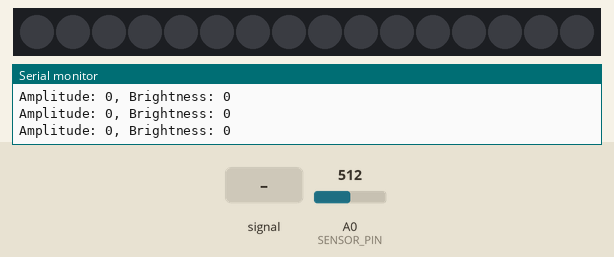
A sketch run on a simulated Arduino Uno, built with avr-gcc and run on an emulated ATmega328P. Parts: 16 RGB LEDs in strip order, left to right, the last lines printed to the serial monitor. The inputs (shaded band) are chosen by the test bench; at power-on: A0 (SENSOR_PIN) = 512. Dim RGB values are drawn brighter than linear.

Above: at 1.2 s.
1.3 s: A0 (SENSOR_PIN) fed a 200 Hz sine of ±255 counts around its level
At 1.64 s:
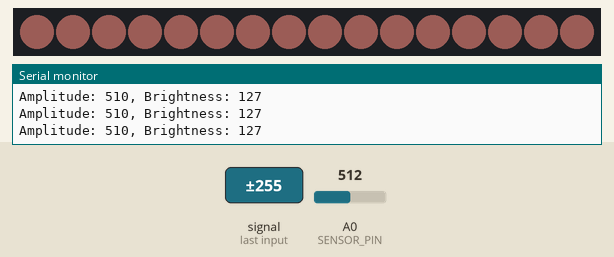
At 2.86 s:
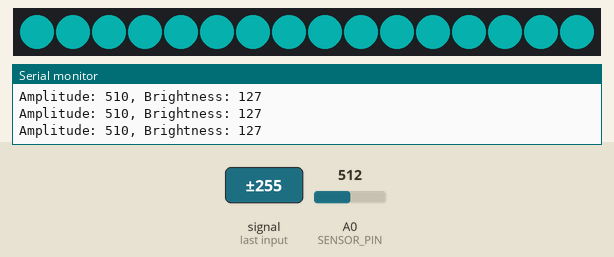
2.9 s: A0 (SENSOR_PIN) set to 75
At 4.04 s:
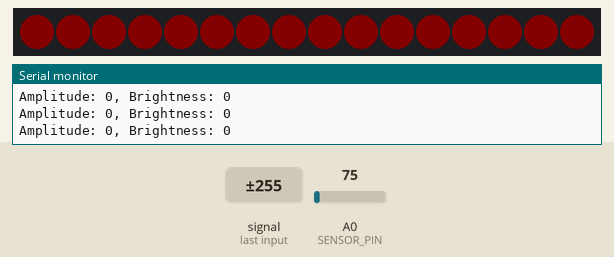

Measured:
- after the input at 1.3 s, the LEDs: first change at once (image 1 shows a later state)

The sketch:

pitch_to_colour.ino
```cpp
#include <Adafruit_NeoPixel.h>

#define SENSOR_PIN A0         // Pin for sound sensor
#define PIXEL_PIN 6           // Pin for Neopixels
#define NUM_PIXELS 16         // Number of Neopixel LEDs
#define SAMPLE_WINDOW 50      // Sample window width in ms (50 milliseconds)
#define TRANSITION_SPEED 0.1  // Speed of color transition (lower is slower, higher is faster)
#define NOISE_THRESHOLD 10    // Threshold for ignoring low signals
#define BRIGHTNESS_SCALE 255   // Scale for brightness adjustment
#define SMOOTHING_FACTOR 0.1  // Smoothing factor for brightness

// Declare our NeoPixel strip object
Adafruit_NeoPixel strip = Adafruit_NeoPixel(NUM_PIXELS, PIXEL_PIN, NEO_GRB + NEO_KHZ800);

// Variables to store the current and target colors
uint8_t currentRed = 0, currentGreen = 0, currentBlue = 0;
uint8_t targetRed = 0, targetGreen = 0, targetBlue = 0;

// Variables for brightness smoothing
int currentBrightness = 0;
int targetBrightness = 0;

void setup() {
  Serial.begin(9600);  // Initialize serial communication
  strip.begin();       // Initialize the NeoPixel strip
  strip.show();        // Initialize all pixels to 'off'
}

void loop() {
  unsigned long startMillis = millis();  // Start of sample window
  unsigned int peakToPeak = 0;   // peak-to-peak level

  unsigned int signalMax = 0;
  unsigned int signalMin = 1024;

  // collect data for 50 mS
  while (millis() - startMillis < SAMPLE_WINDOW) {
    int sample = analogRead(SENSOR_PIN);
    if (sample < 1024) {  // toss out spurious readings
      if (sample > signalMax) {
        signalMax = sample;  // save just the max levels
      } else if (sample < signalMin) {
        signalMin = sample;  // save just the min levels
      }
    }
  }

  peakToPeak = signalMax - signalMin;  // max - min = peak-peak amplitude

  // Noise gate
  if (peakToPeak < NOISE_THRESHOLD) {
    peakToPeak = 0;
  }

  // Map peak-to-peak amplitude to brightness
  targetBrightness = map(peakToPeak, 0, 1023, 0, BRIGHTNESS_SCALE);
  targetBrightness = constrain(targetBrightness, 0, BRIGHTNESS_SCALE);

  // Use peak-to-peak amplitude as a simple approximation of frequency
  // Adjust these values based on your observations
  int mappedFrequency = map(peakToPeak, 0, 1023, 0, 255);
  mappedFrequency = constrain(mappedFrequency, 0, 255);

  // Print the amplitude and brightness for debugging
  Serial.print("Amplitude: ");
  Serial.print(peakToPeak);
  Serial.print(", Brightness: ");
  Serial.println(targetBrightness);

  // Get the target color based on the mapped frequency
  uint32_t newColor = Wheel(mappedFrequency);

  // Extract the target red, green, and blue components
  targetRed = (newColor >> 16) & 0xFF;
  targetGreen = (newColor >> 8) & 0xFF;
  targetBlue = newColor & 0xFF;

  // Gradually blend the current color towards the target color
  currentRed = easeColor(currentRed, targetRed);
  currentGreen = easeColor(currentGreen, targetGreen);
  currentBlue = easeColor(currentBlue, targetBlue);

  // Smoothly adjust brightness
  currentBrightness = currentBrightness + (targetBrightness - currentBrightness) * SMOOTHING_FACTOR;
  currentBrightness = constrain(currentBrightness, 0, BRIGHTNESS_SCALE);

  // Apply brightness to the current color
  uint8_t r = (currentRed * currentBrightness) / BRIGHTNESS_SCALE;
  uint8_t g = (currentGreen * currentBrightness) / BRIGHTNESS_SCALE;
  uint8_t b = (currentBlue * currentBrightness) / BRIGHTNESS_SCALE;

  // Set the entire strip to the calculated color
  uint32_t blendedColor = strip.Color(r, g, b);
  for (int i = 0; i < strip.numPixels(); i++) {
    strip.setPixelColor(i, blendedColor);
  }

  strip.show();  // Update the strip with the new color
}

// Function to gradually ease the color component towards the target value
uint8_t easeColor(uint8_t current, uint8_t target) {
  return current + (target - current) * TRANSITION_SPEED;
}

// Input a value 0 to 255 to get a color value.
// The colors are a transition r - g - b - back to r.
uint32_t Wheel(byte WheelPos) {
  WheelPos = 255 - WheelPos;
  if (WheelPos < 85) {
    return strip.Color(255 - WheelPos * 3, 0, WheelPos * 3);  // Red to Blue
  }
  if (WheelPos < 170) {
    WheelPos -= 85;
    return strip.Color(0, WheelPos * 3, 255 - WheelPos * 3);  // Blue to Green
  }
  WheelPos -= 170;
  return strip.Color(WheelPos * 3, 255 - WheelPos * 3, 0);    // Green to Red
}
```
